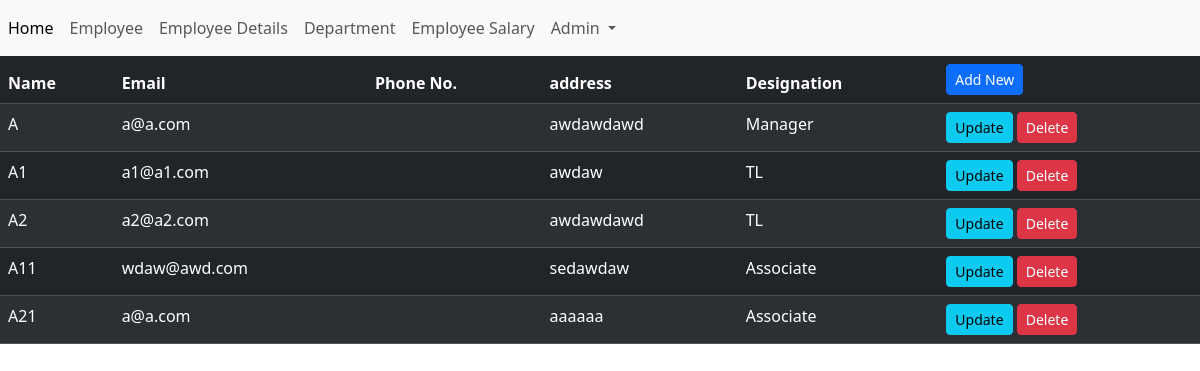
The page /employee/ (signed in) on the database its author committed.
### Emp_Man/models.py (models this page shows, shortened)
class Employee_Model(models.Model):
    Designation_Choices = [
        ('Associate', 'Associate'),
        ('TL', 'Team Leader'),
        ('Manager', 'Manager'),
    ]
    name = models.CharField(max_length=255)
    email = models.EmailField()
    address = models.CharField(max_length=255)
    designation = models.CharField(max_length=20, choices=Designation_Choices)
    reporting_manager = models.ForeignKey('self', null=True, blank=True, on_delete=models.SET_NULL)
    department = models.ForeignKey(Department_Model, on_delete=models.SET_NULL,null=True,blank=True)

### Emp_Man/views.py (the view)
# urls.py: path("employee/",views.Employee_View),
def Employee_View(request):#All Employee view
    if request.user.is_authenticated and request.user.is_superuser:
        emp=Employee_Model.objects.all()
        return render(request,'html/emp.html',{'emp':emp})
    else:
        return redirect("/singin")

### templates/html/emp.html
{%extends "html/home.html"%}
{%block body%}
<table class="table table-dark table-striped">
    <thead>
      <tr>
        <th class="col">Name</th>
        <th class="col">Email</th>
        <th class="col">Phone No.</th>
        <th>address</th>
        <th>Designation</th>
        <th class="col">
        <a class="btn-sm btn btn-primary " href="/emp" role="button ">Add New</a></th>
      </tr>
    </thead>
    <tbody>
      {% for e in emp %}
      <tr>
          <td >{{e.name}}</td>
          <td>{{e.email}}</td>
          <td>{{e.phone_num}}</td>
          <td>{{e.address}}</td>
          <td>{{e.designation}}</td>
          <td > <a class="btn btn-sm btn-info " href="/emp/{{e.id}}" role="button">Update</a>
          <a class="btn btn-sm btn-danger" href="/edelete/{{e.id}}" role="button">Delete</a></td>
      </tr>
  {% endfor %}
{%endblock%}

### templates/html/home.html (shortened to what this page needs)
<!DOCTYPE html>
{%load static%}
<html lang="en">
<head>
    <link href="https://cdn.jsdelivr.net/npm/bootstrap@5.3.2/dist/css/bootstrap.min.css" rel="stylesheet"
>
</head>
<body>
    <nav class="navbar navbar-expand-lg bg-body-tertiary">
        <div class="collapse navbar-collapse" id="navbarSupportedContent">
            <ul class="navbar-nav me-auto mb-2 mb-lg-0">
                <li class="nav-item">
                    <a class="nav-link active" aria-current="page" href="/">Home</a>
                </li>
                <li class="nav-item">
                    <a class="nav-link" href="/eh">Employee</a>
                </li>
                {%if user.is_superuser%}
                <li class="nav-item">
                    <a class="nav-link" href="/employee">Employee Details</a>
                </li>{%endif%}
                {%if user.is_superuser%}
                <li class="nav-item">
                    <a class="nav-link" href="/department">Department</a>
                </li>{%endif%}
                {%if user.is_superuser%}
                <li class="nav-item">
                    <a class="nav-link" href="/salary">Employee Salary</a>
                </li>{%endif%}
                <li class="nav-item dropdown">
                    <a class="nav-link dropdown-toggle" href="#" role="button" data-bs-toggle="dropdown"
                        aria-expanded="false">
                        Admin
                    </a>
                </li>
        </div>
    </nav>
    {%block body%}{%endblock%}
</body>
</html>

### rows shown on the page
Employee_Model: name "A", email "a@a.com", address "awdawdawd", designation "Manager"
Employee_Model: name "A1", email "a1@a1.com", address "awdaw", designation "TL"
Employee_Model: name "A2", email "a2@a2.com", address "awdawdawd", designation "TL"
Employee_Model: name "A11", email "wdaw@awd.com", address "sedawdaw", designation "Associate"
Employee_Model: name "A21", email "a@a.com", address "aaaaaa", designation "Associate"
